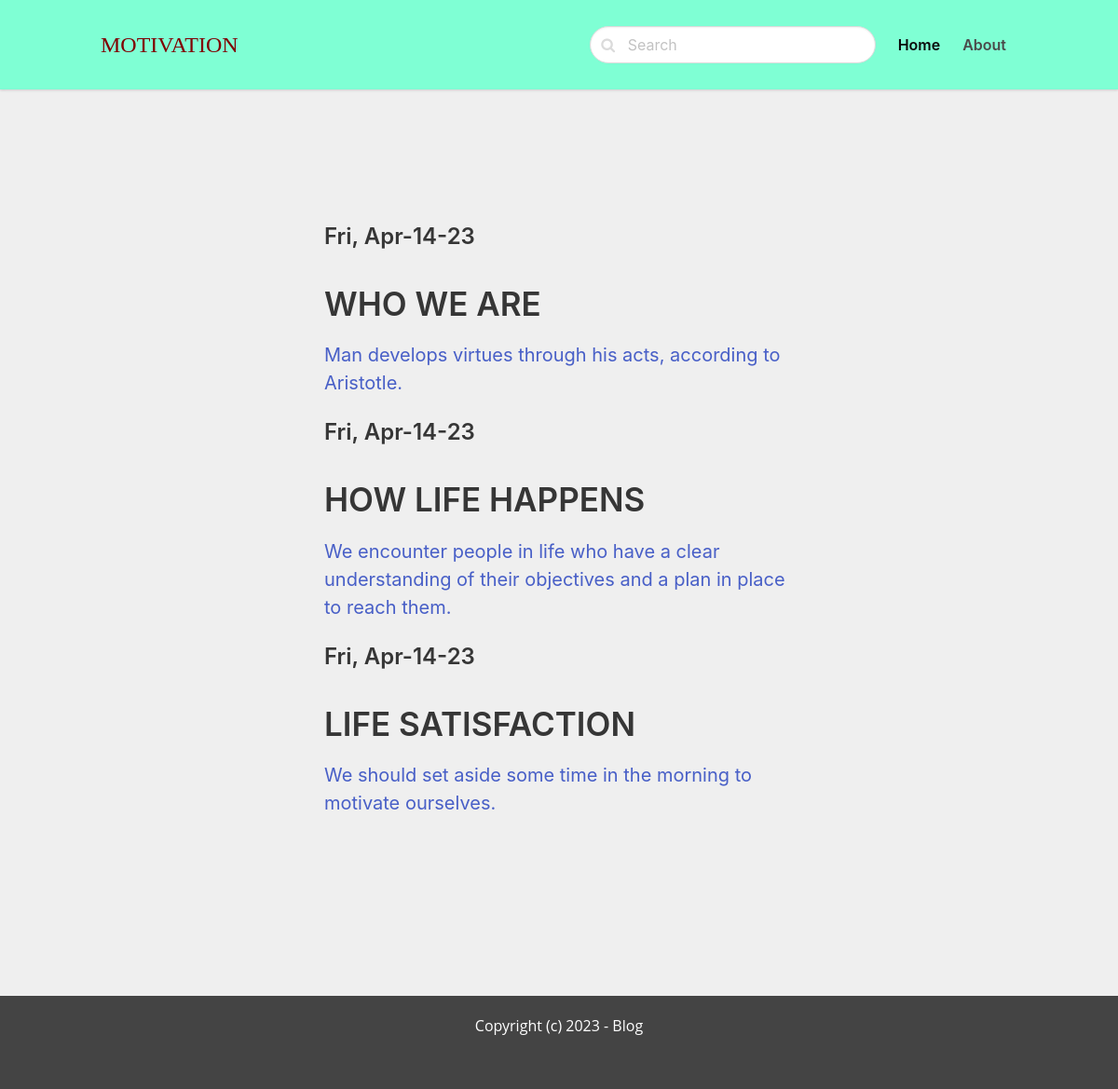
/motivational/, run on the app's committed database.
### blogappposts/models.py (models this page shows, shortened)
class Post(models.Model):
    ACTIVE = 'active'
    DRAFT = 'draft'
    CHOICES_STATUS = (
        (ACTIVE, 'Active'),
        (DRAFT, 'Draft')
    )
    category = models.ForeignKey(Category, related_name='posts', on_delete=models.CASCADE)
    title = models.CharField(max_length=255)
    slug = models.SlugField()
    intro = models.TextField()
    body = models.TextField()
    created_at = models.DateField(auto_now_add=True)
    status = models.CharField(max_length=10, choices= CHOICES_STATUS, default=ACTIVE)
    image = models.ImageField(upload_to='uploads/', blank=True, null=True)
    class Meta:
        ordering = ('-created_at',)

### blogappposts/views.py (the view)
# urls.py: path('<slug:slug>/', views.category, name ='category')
def category(request,slug):
    category = get_object_or_404(Category, slug=slug)
    posts = category.posts.filter(status = Post.ACTIVE)
    return render(request, 'blogappposts/category.html',{'category': category, 'posts': posts})

### blogappposts/templates/blogappposts/category.html (shortened to what this page needs)
{% extends 'blogapp/main.html' %}
{% block content %}
<section class="hero">
    <div class="hero-body">
        <div class="container">
            <section class="section">
                <div class="columns">
                    <div class="column is-8 is-offset-2">
                       {%for post in posts %}
                            <div class = "content is-medium">
                                <a href="{%url 'detail' post.category.slug post.slug %}">
                                <h2 class = "subtitle is-4">{{ post.created_at|date:'D, M-d-y'}}</h2>
                                <h2>{{ post.title }}</h2>
                                   <p>{{post.intro}}</p>
                            </div>
                        {% empty%}
                            <div class ="content">
                                <p>There are no posts in this category</p>
                            </div>
                        {% endfor %}
                    </div>
                </div>
            </section>
        </div>
    </div>
</section>
{% endblock %}

### blogapp/templates/blogapp/main.html (style rules this page uses)
body { background-color:#EFEFEF; }

### data on the page
Post: created_at "Fri, Apr-14-23", title "WHO WE ARE", intro "Man develops virtues through his acts, according to Aristotle."
Post: created_at "Fri, Apr-14-23", title "HOW LIFE HAPPENS", intro "We encounter people in life who have a clear understanding of their objectives and a plan in place to reach them."
Post: created_at "Fri, Apr-14-23", title "LIFE SATISFACTION", intro "We should set aside some time in the morning to motivate ourselves."
